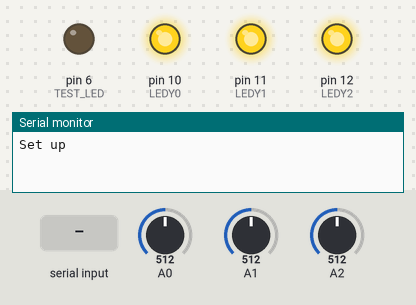
This sketch was run on a simulated Arduino Uno, built with avr-gcc and run on an emulated ATmega328P. Parts: output pins drawn as LEDs (lit = HIGH), the last lines printed to the serial monitor. The test bench sets the inputs (shaded band); at power-on: A0 = 512, A1 = 512, A2 = 512. Pins used as bus, display or sensor lines are not drawn.

Above: at 2.2 s.
2.3 s: "i" received over the second serial link
At 2.43 s:
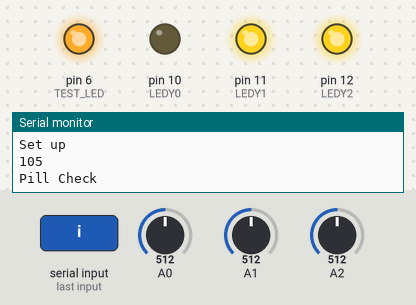
At 3.8 s:
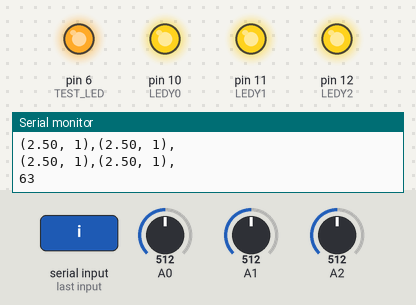
Timing chart, 0 to 5.5 s (numbered marks = the images above; inputs shaded):
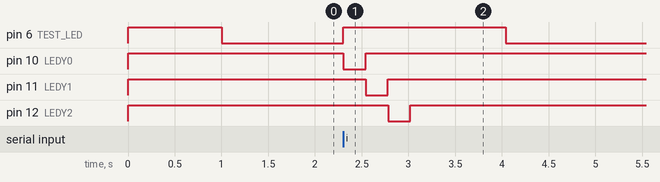

The sketch:

Pill_Case.ino
```cpp
#include <SoftwareSerial.h> //software serial

#define ARRAY_X 2
#define ARRAY_Y 3
const int TEST_LED = 6;
/*************Electric Imp Declarations*********/
const int EITX_ARX = 3;
const int EIRX_ATX = 2;
SoftwareSerial electricimpSerial(EITX_ARX,EIRX_ATX);
/*************END Electric Imp Declarations*****/

/**************Mux Declarations*****************/
//Select Bits
int S0=7;
int S1=8;
int S2=9;
/************END Mux Delcarations*****************/

/**********LED Declarations*************************/
//Y outputs
int LEDY0=10;
int LEDY1=11;
int LEDY2=12;
int LEDY3=13;
/**********END LED Declarations*************************/

/*************LDR Declarations******************/
#define LDR_COMPARE_VALUE 1
//Return signals
int LDR_Read0 = A0;
int LDR_Read1 = A1;
int LDR_Read2 = A2;
int LDR_Read3 = A3;
//Read voltages
float voltage0_0=0;float voltage1_0=0;
float voltage0_1=0;float voltage1_1=0;
float voltage0_2=0;float voltage1_2=0;
//Read voltages array
float *voltage_array[][ARRAY_X] = {{&voltage0_0, &voltage1_0},
                            {&voltage0_1, &voltage1_1},
                            {&voltage0_2, &voltage1_2}
                           };
//LDR States
float state0_0=0;float state1_0=0;
float state0_1=0;float state1_1=0;
float state0_2=0;float state1_2=0;
//Read voltages array
//LDR States array
float *LDR_states_array[][ARRAY_X] = {{&state0_0, &state1_0},
                            {&state0_1, &state1_1},
                            {&state0_2, &state1_2}
                           };
/*************END LDR Declarations******************/

void setup() {

  //USB-Serial Configure
  Serial.begin(9600);
  Serial.println("Set up");
  //Electric Imp Configure
  electricimpSerial.begin(19200);    // configure imp serial

  //Configure LED Pins
  pinMode(S0, OUTPUT);
  pinMode(S1, OUTPUT);
  pinMode(S2, OUTPUT);
  digitalWrite(S0,LOW);
  digitalWrite(S1,LOW);
  digitalWrite(S2,LOW);

  pinMode(LEDY0, OUTPUT);
  pinMode(LEDY1, OUTPUT);
  pinMode(LEDY2, OUTPUT);
  digitalWrite(LEDY0,HIGH);
  digitalWrite(LEDY1,HIGH);
  digitalWrite(LEDY2,HIGH);

  pinMode(TEST_LED,OUTPUT);
  digitalWrite(TEST_LED,HIGH);
  delay(1000);
  digitalWrite(TEST_LED,LOW);


}//end setup

void loop() {

  //Check the state of all the pill
  if (electricimpSerial.available () > 0) {
    int recieved_data = electricimpSerial.read();
    Serial.println(recieved_data);
    if (recieved_data == 105){
      Serial.println("Pill Check");
      digitalWrite(TEST_LED,HIGH);
      check_all_pills();
      //Print them to the USB-Serial Monitor
      print_pills();
      //Send the voltage info to the imp
      send_state();
      delay(1000);
      digitalWrite(TEST_LED,LOW);
    }
  }

}//end loop


/****************************************Connection Functions*****************************/
void send_state() {
  /*Sends the states over to the electric imp via UART by bitmasking them to a single int
    and sending them using the Serial.write function*/
  int statex_y;
  int counter = 0;
  int send_number = 0;
  int this_bit;
  for (int y = 0; y < ARRAY_Y; y++){
    for (int x = 0; x < ARRAY_X; x++){
      statex_y = *LDR_states_array[y][x];
      this_bit = statex_y * pow(2,counter)+0.25;
      send_number = send_number + this_bit;
      counter ++;
      }//end x
  }//end y
  //Serial.print(send_number,BIN);Serial.print(" ");Serial.println(send_number);
  Serial.println(send_number);
  electricimpSerial.write(send_number);
  electricimpSerial.write(111);
  delay(10);
}//end send voltage
/****************************************END Connection Functions*****************************/

/****************************************Check Pills Routines**********************************/
void print_pills(){
  /*Loops the voltages and prints them to the Serial-USB*/
  float voltagex_y;
  int statex_y;
  for (int y = 0; y < ARRAY_Y; y++){
    for (int x = 0; x < ARRAY_X; x++){
      voltagex_y = *voltage_array[y][x];
      statex_y = *LDR_states_array[y][x];
      Serial.print("(");Serial.print(voltagex_y);Serial.print(", ");Serial.print(statex_y);Serial.print("),");
    }//end x
    Serial.println(" ");
  }//end y
}//end print_pills

void check_all_pills(){
  /*Loops through all pills in the array, and checks each one*/
  float voltagex_y;
  int state;
  for (int y = 0; y < ARRAY_Y;y++){
    for (int x = 0; x < ARRAY_X; x++){
      //Serial.print("B ");Serial.print(x);Serial.print(", ");Serial.println(y);
      voltagex_y = check_single_pill(x,y);
      *voltage_array[y][x] = voltagex_y;
      if (voltagex_y > LDR_COMPARE_VALUE) {
        state = 1;
      }
      else{
        state = 0;
      }
      *LDR_states_array[y][x] = state;
    }//end x
  }//end y
}//end check_all_pills

float check_single_pill(int x, int y){
  /*Turn the LED and check the LDR voltage for the given x,y value*/
  float voltagex_y;
  LED_on(x,y);
  voltagex_y = LDR_readVoltage(x,y);
  delay(100);
  LED_all_off();
  return(voltagex_y);
}//end check_single_pill

/****************************************Check Pills Routines**********************************/

/*****************************************LED Functions************************************/
void LED_on(int x, int y){
  /*Turns the LED (x,y) on*/
  //Serial.print("A ");Serial.print(x);Serial.print(", ");Serial.println(y);
  column_switch(x);
  LED_row_switch(y);
}//end LED_on

void column_switch(int column_number){
  /*case statement that turns the given column number on based on the 8:1 mux*/
  switch (column_number) {
    case 0:
      digitalWrite(S0,LOW);
      digitalWrite(S1,LOW);
      digitalWrite(S2,LOW);
      break;
    case 1:
      digitalWrite(S0,HIGH);
      digitalWrite(S1,LOW);
      digitalWrite(S2,LOW);
      break;
    case 2:
      digitalWrite(S0,LOW);
      digitalWrite(S1,HIGH);
      digitalWrite(S2,LOW);
      break;
    case 3:
      digitalWrite(S0,HIGH);
      digitalWrite(S1,HIGH);
      digitalWrite(S2,LOW);
      break;
    case 4:
      digitalWrite(S0,LOW);
      digitalWrite(S1,LOW);
      digitalWrite(S2,HIGH);
      break;
    case 5:
      digitalWrite(S0,HIGH);
      digitalWrite(S1,LOW);
      digitalWrite(S2,HIGH);
      break;
    case 6:
      digitalWrite(S0,LOW);
      digitalWrite(S1,HIGH);
      digitalWrite(S2,HIGH);
      break;
    case 7:
      digitalWrite(S0,HIGH);
      digitalWrite(S1,HIGH);
      digitalWrite(S2,HIGH);
      break;
  }//end switch
}//end column switch

void LED_row_switch(int row_number){
  /*case statement that turns the given column number on based on the 8:1 mux*/
  switch (row_number) {
    case 0:
      digitalWrite(LEDY0,LOW);
      digitalWrite(LEDY1,HIGH);
      digitalWrite(LEDY2,HIGH);
      break;
    case 1:
      digitalWrite(LEDY0,HIGH);
      digitalWrite(LEDY1,LOW);
      digitalWrite(LEDY2,HIGH);
      break;
    case 2:
      digitalWrite(LEDY0,HIGH);
      digitalWrite(LEDY1,HIGH);
      digitalWrite(LEDY2,LOW);
      break;
  }//end switch
}//end row switch

void LED_all_off(){
  /*Turns all the LED rows high, thus turning all LEDs off*/
  digitalWrite(LEDY0,HIGH);
  digitalWrite(LEDY1,HIGH);
  digitalWrite(LEDY2,HIGH);
}//end LED all off

/*****************************************END LED Functions************************************/

/*****************************************LDR Functions***********************************/
float LDR_readVoltage(int x, int y) {
  /* Returns the voltage of the given input and output pin. Sets output back to zero*/
  int sensorValue;
  float voltage;
  column_switch(x);
  delay(10);
  sensorValue = analogRead(y);
  voltage = sensorValue * (5.0 / 1024.0);
  delay(10);
  return(voltage);
}//end LDR_readVoltage

/*****************************************END LDR Functions***********************************/
```

Measured:
- after the input at 2.3 s, pin 6 (TEST_LED): LOW → HIGH at once, → LOW 1.7 s later; pin 10 (LEDY0): HIGH → LOW at once, → HIGH 0.24 s later; pin 11 (LEDY1): HIGH → LOW after 0.24 s, → HIGH 0.24 s later; pin 12 (LEDY2): HIGH → LOW after 0.48 s, → HIGH 0.24 s later
